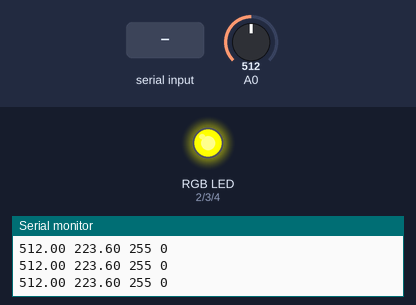
This sketch was run on a simulated Arduino Uno, built with avr-gcc and run on an emulated ATmega328P. On the bench: an RGB LED mixed from three pins (HIGH = lit), the last lines printed to the serial monitor. The inputs (shaded band) are chosen by the test bench; at power-on: A0 = 512.

Above: at 1.2 s.
1.3 s: A0 set to 474
2.8 s: A0 set to 454
At 4.0 s:
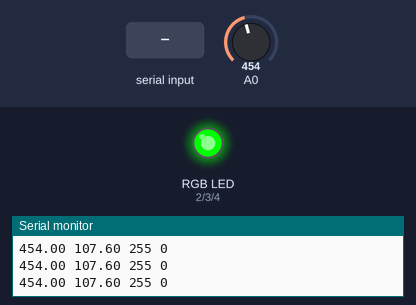
4.3 s: "90,45,200\n" received over Serial
At 6.2 s:
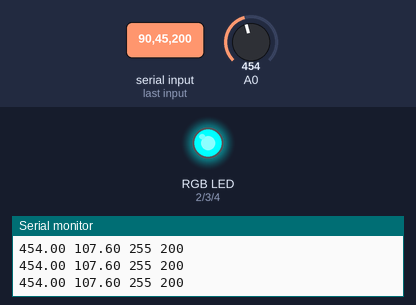
6.8 s: A0 set to 272
9.8 s: A0 set to 250
At 10.5 s:
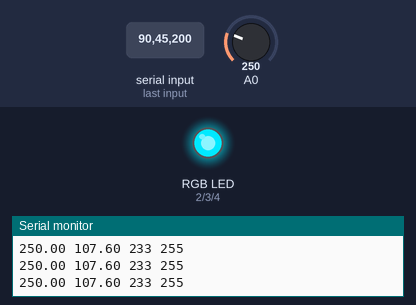
11.3 s: A0 set to 74
14.3 s: A0 set to 63
At 15.3 s:
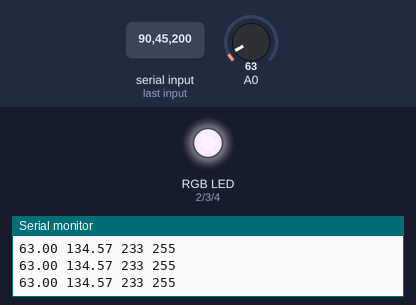
Timing chart, 0 to 16.8 s (numbered marks = the images above; inputs shaded):
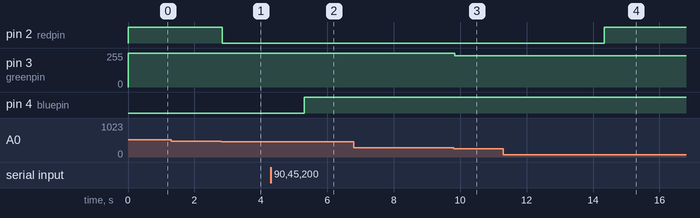

The sketch:

Ex8.ino
```cpp
int redpin = 2;    // select the pin for the red LED
int greenpin = 3;  // select the pin for the green LED
int bluepin = 4;   // select the pin for the  blue LED
float red;
int green;
int blue;
float val;
float voltage;
float x = 255. / 133.4;

void setup() {
  pinMode(redpin, OUTPUT);  //Set pins as output
  pinMode(greenpin, OUTPUT);
  pinMode(bluepin, OUTPUT);
  Serial.begin(9600);
}
void loop() {
  if (Serial.available() > 0) {  // send data only when you recive data
    red = Serial.parseInt();
    green = Serial.parseInt();
    blue = Serial.parseInt();
    Serial.parseInt();  //To compromise for an extra null
  }

  val = analogRead(A0);
  voltage = 3.3 / 667 * val;

  // Split up the rainbow in 5 parts, one for each decline and incline for a color
  if (0 <= val && val < 133.4) {  // red LED decline
    red = 255 - x * val;
    blue = 255;
  }
  if (133.4 <= val && val < 133.4 * 2) {  // green LED incline
    green = (val - 133.4) * 2;
    blue = 255;
  }
  if (133.4 * 2 < val && val < 133.4 * 3) {  // blue LED decline
    blue = 255 - x * (val - 133.4 * 2);
    green = 255;
  }
  if (133.4 * 3 < val && val < 133.4 * 4) {  // red LED incline
    red = (val - 133.4 * 3) * 2;
    green = 255;
  }
  if (133.4 * 4 < val && val < 133.4 * 5) {  // green LED decline
    green = 255 - x * (val - 133.4 * 4);
  }

  // limits the green LED to 255, because it shuts of if over 255
  if (green > 255) {
    green = 255;
  }

  Serial.print(val);
  Serial.print(" ");
  Serial.print(red);
  Serial.print(" ");
  Serial.print(green);
  Serial.print(" ");
  Serial.println(blue);

  analogWrite(redpin, red);  //Send data to pins
  analogWrite(greenpin, green);
  analogWrite(bluepin, blue);
}
```

Measured:
- the behaviour switches between 465 and 464 on A0 (found by bisection; images 0 and 1)
- the behaviour switches between 67 and 66 on A0 (found by bisection; images 3 and 4)
- after the input at 2.8 s, pin 2 (redpin): HIGH → LOW at once
- after the input at 4.3 s, pin 4 (bluepin): LOW → HIGH after 1.0 s
- after the input at 9.8 s, pin 3 (greenpin): 255/255 → 233/255 at once
- after the input at 14.3 s, pin 2 (redpin): LOW → HIGH at once
